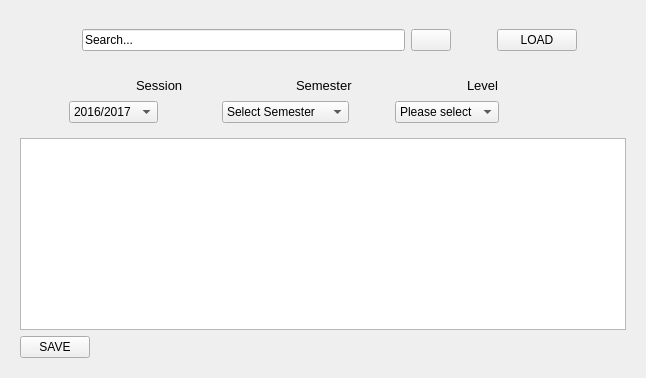
         <widget class="QWidget" name="page_5">
          <layout class="QGridLayout" name="gridLayout_8">
           <item row="0" column="0">
            <widget class="QWidget" name="widget_6" native="true">
             <layout class="QGridLayout" name="gridLayout_4">
              <item row="0" column="0">
               <layout class="QVBoxLayout" name="verticalLayout_7">
                <item>
                 <widget class="QWidget" name="widget_4" native="true">
                  <layout class="QVBoxLayout" name="verticalLayout_6">
                   <item>
                    <layout class="QHBoxLayout" name="horizontalLayout_5" stretch="0,0,5500,0,0,0">
                     <item>
                      <widget class="QLabel" name="label_6">
                       <property name="maximumSize">
                        <size>
                         <width>50</width>
                         <height>50</height>
                        </size>
                       </property>
                       <property name="text">
                        <string/>
                       </property>
                       <property name="pixmap">
                        <pixmap resource="resource.qrc">:/icon/Icons/download (2).png</pixmap>
                       </property>
                       <property name="scaledContents">
                        <bool>true</bool>
                       </property>
                      </widget>
                     </item>
                     <item>
                      <spacer name="horizontalSpacer_3">
                       <property name="orientation">
                        <enum>Qt::Horizontal</enum>
                       </property>
                       <property name="sizeHint" stdset="0">
                        <size>
                         <width>40</width>
                         <height>20</height>
                        </size>
                       </property>
                      </spacer>
                     </item>
                     <item>
                      <layout class="QHBoxLayout" name="horizontalLayout_4">
                       <item>
                        <widget class="QLineEdit" name="filename">
                         <property name="inputMask">
                          <string/>
                         </property>
                         <property name="text">
                          <string>Search...</string>
                         </property>
                        </widget>
                       </item>
                       <item>
                        <widget class="QPushButton" name="search">
                         <property name="text">
                          <string/>
                         </property>
                         <property name="icon">
                          <iconset resource="resource.qrc">
                           <normaloff>:/icon/Icons/search-14-48.ico</normaloff>:/icon/Icons/search-14-48.ico</iconset>
                         </property>
                        </widget>
                       </item>
                      </layout>
                     </item>
                     <item>
                      <spacer name="horizontalSpacer_5">
                       <property name="orientation">
                        <enum>Qt::Horizontal</enum>
                       </property>
                       <property name="sizeHint" stdset="0">
                        <size>
                         <width>40</width>
                         <height>20</height>
                        </size>
                       </property>
                      </spacer>
                     </item>
                     <item>
                      <widget class="QPushButton" name="load">
                       <property name="text">
                        <string>LOAD</string>
                       </property>
                       <property name="icon">
                        <iconset resource="resource.qrc">
                         <normaloff>:/icon/Icons/arrow-24-32.ico</normaloff>:/icon/Icons/arrow-24-32.ico</iconset>
                       </property>
                      </widget>
                     </item>
                     <item>
                      <spacer name="horizontalSpacer_4">
                       <property name="orientation">
                        <enum>Qt::Horizontal</enum>
                       </property>
                       <property name="sizeHint" stdset="0">
                        <size>
                         <width>40</width>
                         <height>20</height>
                        </size>
                       </property>
                      </spacer>
                     </item>
                    </layout>
                   </item>
                  </layout>
                 </widget>
                </item>
                <item>
                 <widget class="QWidget" name="widget_5" native="true">
                  <layout class="QVBoxLayout" name="verticalLayout_5">
                   <item>
                    <layout class="QHBoxLayout" name="horizontalLayout">
                     <item>
                      <spacer name="horizontalSpacer_8">
                       <property name="orientation">
                        <enum>Qt::Horizontal</enum>
                       </property>
                       <property name="sizeHint" stdset="0">
                        <size>
                         <width>40</width>
                         <height>20</height>
                        </size>
                       </property>
                      </spacer>
                     </item>
                     <item>
                      <widget class="QLabel" name="label_8">
                       <property name="font">
                        <font>
                         <pointsize>10</pointsize>
                        </font>
                       </property>
                       <property name="text">
                        <string>Session</string>
                       </property>
                      </widget>
                     </item>
                     <item>
                      <spacer name="horizontalSpacer_6">
                       <property name="orientation">
                        <enum>Qt::Horizontal</enum>
                       </property>
                       <property name="sizeHint" stdset="0">
                        <size>
                         <width>98</width>
                         <height>20</height>
                        </size>
                       </property>
                      </spacer>
                     </item>
                     <item>
                      <widget class="QLabel" name="label_17">
                       <property name="font">
                        <font>
                         <pointsize>10</pointsize>
                        </font>
                       </property>
                       <property name="text">
                        <string>Semester</string>
                       </property>
                      </widget>
                     </item>
                     <item>
                      <spacer name="horizontalSpacer_12">
                       <property name="orientation">
                        <enum>Qt::Horizontal</enum>
                       </property>
                       <property name="sizeHint" stdset="0">
                        <size>
                         <width>108</width>
                         <height>20</height>
                        </size>
                       </property>
                      </spacer>
                     </item>
                     <item>
                      <widget class="QLabel" name="label_18">
                       <property name="font">
                        <font>
                         <pointsize>10</pointsize>
                        </font>
                       </property>
                       <property name="text">
                        <string>Level</string>
                       </property>
                      </widget>
                     </item>
                     <item>
                      <spacer name="horizontalSpacer_7">
                       <property name="orientation">
                        <enum>Qt::Horizontal</enum>
                       </property>
                       <property name="sizeHint" stdset="0">
                        <size>
                         <width>118</width>
                         <height>20</height>
                        </size>
                       </property>
                      </spacer>
                     </item>
                    </layout>
                   </item>
                   <item>
                    <layout class="QHBoxLayout" name="horizontalLayout_2" stretch="0,0,0,0,0,0,0">
                     <item>
                      <spacer name="horizontalSpacer_9">
                       <property name="orientation">
                        <enum>Qt::Horizontal</enum>
                       </property>
                       <property name="sizeHint" stdset="0">
                        <size>
                         <width>40</width>
                         <height>20</height>
                        </size>
                       </property>
                      </spacer>
                     </item>
                     <item>
                      <widget class="QComboBox" name="combo1">
                       <item>
                        <property name="text">
                         <string>2016/2017</string>
                        </property>
                       </item>
                       <item>
                        <property name="text">
                         <string>2017/2018</string>
                        </property>
                       </item>
                       <item>
                        <property name="text">
                         <string>2018/2019</string>
                        </property>
                       </item>
                       <item>
                        <property name="text">
                         <string>2019/2020</string>
                        </property>
                       </item>
                       <item>
                        <property name="text">
                         <string>2020/2021</string>
                        </property>
                       </item>
                       <item>
                        <property name="text">
                         <string>2021/2022</string>
                        </property>
                       </item>
                       <item>
                        <property name="text">
                         <string>2022/2023</string>
                        </property>
                       </item>
                      </widget>
                     </item>
                     <item>
                      <spacer name="horizontalSpacer_10">
                       <property name="orientation">
                        <enum>Qt::Horizontal</enum>
                       </property>
                       <property name="sizeHint" stdset="0">
                        <size>
                         <width>58</width>
                         <height>20</height>
                        </size>
                       </property>
                      </spacer>
                     </item>
                     <item>
                      <widget class="QComboBox" name="combo2">
                       <item>
                        <property name="text">
                         <string>Select Semester</string>
                        </property>
                       </item>
                       <item>
                        <property name="text">
                         <string>First Semester</string>
                        </property>
                       </item>
                       <item>
                        <property name="text">
                         <string>Second Semester</string>
                        </property>
                       </item>
                      </widget>
                     </item>
                     <item>
                      <spacer name="horizontalSpacer_13">
                       <property name="orientation">
                        <enum>Qt::Horizontal</enum>
                       </property>
                       <property name="sizeHint" stdset="0">
                        <size>
                         <width>40</width>
                         <height>20</height>
                        </size>
                       </property>
                      </spacer>
                     </item>
                     <item>
                      <widget class="QComboBox" name="combo3">
                       <item>
                        <property name="text">
                         <string>Please select</string>
                        </property>
                       </item>
                       <item>
                        <property name="text">
                         <string>100</string>
                        </property>
                       </item>
                       <item>
                        <property name="text">
                         <string>200</string>
                        </property>
                       </item>
                       <item>
                        <property name="text">
                         <string>300</string>
                        </property>
                       </item>
                       <item>
                        <property name="text">
                         <string>400</string>
                        </property>
                       </item>
                      </widget>
                     </item>
                     <item>
                      <spacer name="horizontalSpacer_11">
                       <property name="orientation">
                        <enum>Qt::Horizontal</enum>
                       </property>
                       <property name="sizeHint" stdset="0">
                        <size>
                         <width>118</width>
                         <height>20</height>
                        </size>
                       </property>
                      </spacer>
                     </item>
                    </layout>
                   </item>
                  </layout>
                 </widget>
                </item>
                <item>
                 <widget class="QTableWidget" name="tableWidget"/>
                </item>
                <item>
                 <widget class="QPushButton" name="save">
                  <property name="maximumSize">
                   <size>
                    <width>70</width>
                    <height>50</height>
                   </size>
                  </property>
                  <property name="text">
                   <string>SAVE</string>
                  </property>
                  <property name="icon">
                   <iconset resource="resource.qrc">
                    <normaloff>:/icon/Icons/arrow-204-32.ico</normaloff>:/icon/Icons/arrow-204-32.ico</iconset>
                  </property>
                 </widget>
                </item>
               </layout>
              </item>
             </layout>
            </widget>
           </item>
          </layout>
         </widget>
